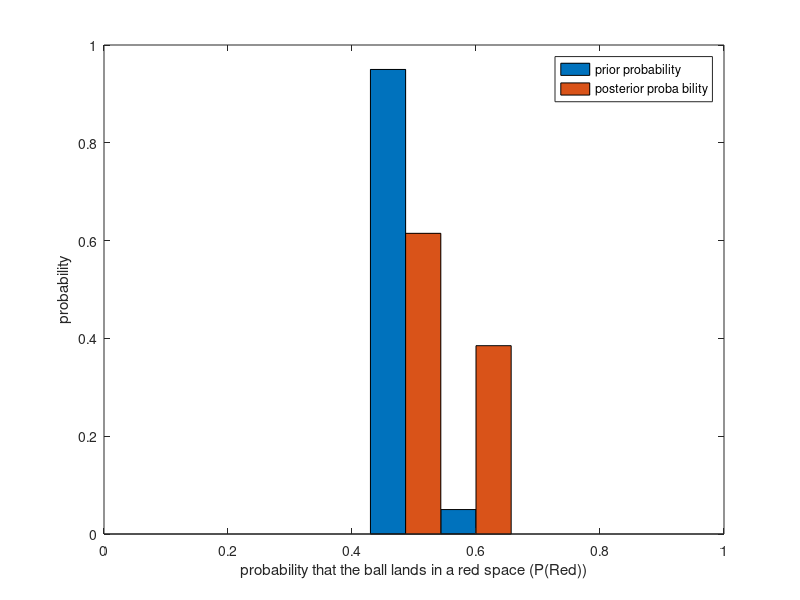

Recreate this plot in MATLAB.
clear, close all, clc,

disp('% Set the gambler''s prior'),
pause, 
table = ([18/37,0.95,0.0; 0.6,0.05,0.0; 0.0,0.0,0.0]), %SET VALUES
pause, 

disp('% Check that total prior probability sums to one'),
pause, 
prior_sum = table(1,2) + table(2,2),

if prior_sum ~= 1,
    disp('% oops! sum of prior probabilities does not equal one')
end
pause, 

disp(' '), 
disp('% plot the prior probability mass function'),
pause, 
bar(table(1:2,1),table(1:2,2:3),1),
axis([0,1,0,1]),
xlabel('probability that the ball lands in a red space (P(Red))'),
ylabel('probability'),
legend('prior probability'),
pause,  

disp('% Set data observation'),
pause, 
num_red = 13, %SET VALUE
num_spins = 14, %SET VALUE
pause, 

disp('% Calculate posterior probabilities using Bayes'' Rule'),
pause, 
binomial_coeff = factorial(num_spins)/(factorial(num_red)*factorial(num_spins - num_red)),

table(1,3) = (binomial_coeff * (table(1,1)^num_red*(1-table(1,1))^(num_spins-num_red)) * table(1,2)) / ((binomial_coeff * (table(1,1)^num_red*(1-table(1,1))^(num_spins-num_red)) * table(1,2)) + (binomial_coeff * (table(2,1)^num_red*(1-table(2,1))^(num_spins-num_red)) * table(2,2)) );
table(2,3) = (binomial_coeff * (table(2,1)^num_red*(1-table(2,1))^(num_spins-num_red)) * table(2,2)) / ((binomial_coeff * (table(1,1)^num_red*(1-table(1,1))^(num_spins-num_red)) * table(1,2)) + (binomial_coeff * (table(2,1)^num_red*(1-table(2,1))^(num_spins-num_red)) * table(2,2)) ),
pause, 

disp(' '), 
disp('% add the posterior probability mass function to the plot'),
pause, 
bar(table(1:2,1),table(1:2,2:3),1),
axis([0,1,0,1]),
xlabel('probability that the ball lands in a red space (P(Red))'),
ylabel('probability'),
legend('prior probability','posterior proba bility'),
pause, 

disp('% Calculate E(P(Red)) based on posterior probabilities'),
pause, 
table(3,3) = table(1,1)*table(1,3) + table(2,1)*table(2,3),
pause, 

disp('% Is the expected return on the Red bet > 0?'),
disp('(This requires that E(P(Red)) > 0.5)'),
pause,

if table(3,3) > 0.5,
    disp('% Yes, the Bayesian gambler should bet')
elseif table(3,3) <= 0.5,
    disp('% No, the Bayesian gambler should not bet')
end
pause,
 
disp(' '),
disp('% Change the observed data (num_red) and re-run to'),
disp('see how the calculated posterior probability changes.'), 
pause, 
 
disp(' '),
disp('% If you have time, go on to change the gambler''s prior'),
disp('to see how atering her belief changes the expected value'),
disp('of the bet. Can you find a prior where she shouldn''t make'),
disp('the bet based on observing 10 Red results out of 14 spins?'),